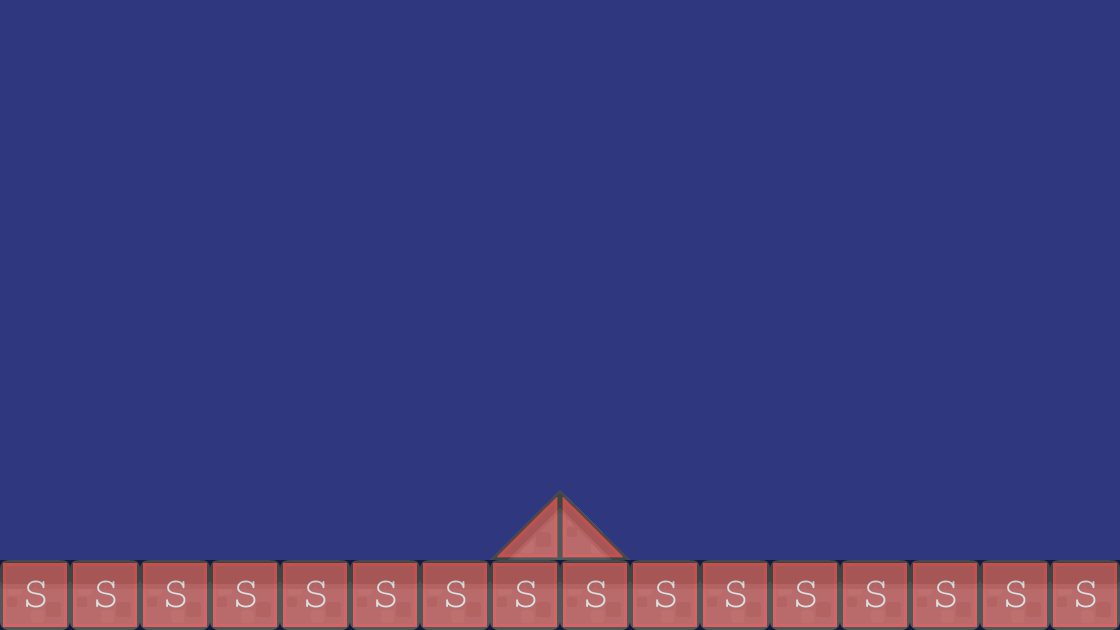

A level layout from a 2D game, rendered from its tile map. Below: a short description, then the map file with tile-grid data replaced by summaries:
An orthogonal 16x9 tile map with 70x70 px tiles, 2 tile layers (background1, collision), 2 tilesets and 2 objects (PlayerBase, EnemyBase).

<map version="1.0" orientation="orthogonal" renderorder="right-down" width="16" height="9" tilewidth="70" tileheight="70" backgroundcolor="#2f377f">
 <tileset firstgid="1" name="background-tiles" tilewidth="70" tileheight="70">
  <image source="../img/background-tiles.png" width="910" height="910" />
 </tileset>
 <tileset firstgid="170" name="meta-tiles" tilewidth="70" tileheight="70">
  <image source="../img/meta-tiles.png" width="350" height="70" />
  <tile id="1">
   <properties>
    <property name="type" value="lslope" />
   </properties>
  </tile>
  <tile id="3">
   <properties>
    <property name="type" value="rslope" />
   </properties>
  </tile>
  <tile id="4">
   <properties>
    <property name="type" value="solid" />
   </properties>
  </tile>
 </tileset>
 <layer name="background1" width="16" height="9">
  <data>[144 cells, 18 non-empty, 3 distinct tile ids]</data>
 </layer>
 <layer name="collision" width="16" height="9" opacity="0.54">
  <data>[144 cells, 18 non-empty, 3 distinct tile ids]</data>
 </layer>
 <objectgroup name="BaseEntities">
  <object name="PlayerBase" x="142" y="418" width="70" height="142" />
  <object name="EnemyBase" x="842" y="422" width="72" height="138" />
 </objectgroup>
</map>
